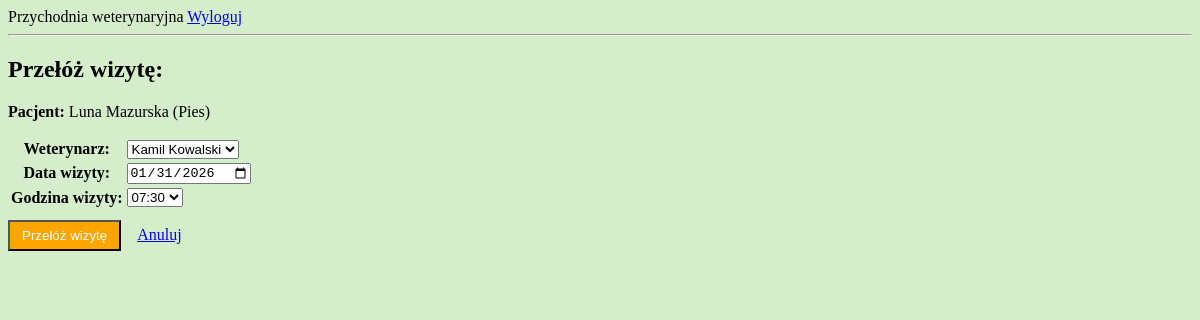
The page /przychodnia/wizyty/13/przeloz/ (signed in) on the database as committed earlier.
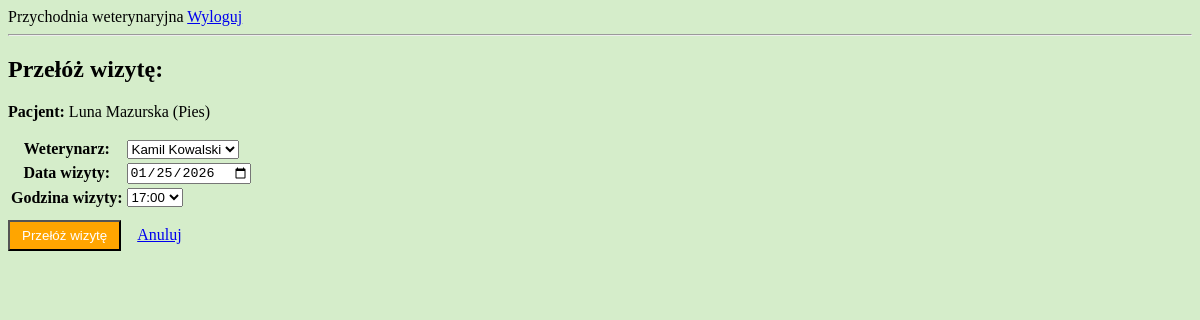
The same page on the database as committed later.
### przychodnia/models.py (models this page shows, shortened)
class Wizyta(models.Model):
    zwierze = models.ForeignKey(Zwierze, on_delete = models.CASCADE)
    weterynarz = models.ForeignKey(Weterynarz, on_delete = models.PROTECT)
    data_wizyty = models.DateField()  # warunek: weterynarz jest dostepny (grafik dostepnosci + inne wizyty)
    godzina_wizyty = models.TimeField()
    status = models.IntegerField(choices = STATUS_WIZYTA.choices, default = STATUS_WIZYTA.Zaplanowana)
    notatka = models.TextField(blank = True)
    class Meta:
        verbose_name_plural = "Wizyty"
        ordering = ['data_wizyty', 'godzina_wizyty', 'status']

class Zwierze(models.Model):
    imie = models.CharField(max_length = 50)
    opiekun = models.ForeignKey(Opiekun, on_delete = models.PROTECT)
    gatunek = models.IntegerField(choices = GATUNEK.choices)
    plec = models.IntegerField(choices = PLEC_ZWIERZE.choices)
    data_urodzenia = models.DateField(blank = True, null = True)
    data_dodania = models.DateTimeField(auto_now_add = True, editable = False)
    class Meta:
        verbose_name_plural = "Zwierzeta"
        ordering = ['opiekun__nazwisko', 'gatunek', 'imie']

class Opiekun(models.Model):
    user = models.OneToOneField(User, on_delete=models.CASCADE)  # polaczenie profilu opiekuna z kontem uzytkownika User
    imie = models.CharField(max_length = 50)
    nazwisko = models.CharField(max_length = 100)
    plec = models.IntegerField(choices = PLEC_OSOBA.choices)
    data_dodania = models.DateTimeField(auto_now_add = True, editable = False)
    class Meta:
        verbose_name_plural = "Opiekunowie"
        ordering = ['nazwisko', 'imie']

### przychodnia/views.py (the view)
# urls.py: path('wizyty/<int:pk>/przeloz/', views.przeloz_wizyte, name='przeloz-wizyte'),
@login_required
def przeloz_wizyte(request, pk):
    user = request.user
    try:
        wizyta = Wizyta.objects.get(id=pk)
    except Wizyta.DoesNotExist:
        return HttpResponse("Wizyta nie istnieje", status=404)
    is_valid, error_response = sprawdz_czy_mozna_zmienic(user, wizyta)
    if not is_valid:
        return error_response
    if request.method == "POST":
        form = WizytaForm(request.POST, instance=wizyta, opiekun=user.opiekun)
        if form.is_valid():
            wizyta = form.save()
            return redirect("lista-wizyt")
    else:
        form = WizytaForm(instance=wizyta, opiekun=user.opiekun)
    form.fields['zwierze'].widget = forms.HiddenInput()
    form.initial['zwierze'] = wizyta.zwierze_id
    return render(request, 'przychodnia/wizyty/przeloz_wizyte.html', {'wizyta': wizyta, 'form': form})

### przychodnia/forms.py (shortened to what this page needs)
class WizytaForm(forms.ModelForm):
    class Meta:
        model = Wizyta
        fields = ["zwierze", "weterynarz", "data_wizyty", "godzina_wizyty"]
        labels = {
            "zwierze": "Pacjent",
        }
        widgets = {
            'data_wizyty': forms.DateInput(attrs={'type': 'date'}),
            'godzina_wizyty': forms.Select(choices=[('', '--:--')] + [(f"{h:02d}:{m:02d}", f"{h:02d}:{m:02d}") for h in range(24) for m in (0, 30)]),
        }
    def __init__(self, *args, **kwargs):
        self.opiekun = kwargs.pop("opiekun")
        initial = kwargs.get('initial', {})
        if kwargs.get('instance') and kwargs['instance'].pk:
            initial['godzina_wizyty'] = kwargs['instance'].godzina_wizyty.strftime("%H:%M")
            kwargs['initial'] = initial
        super().__init__(*args, **kwargs)
        self.fields["zwierze"].queryset = Zwierze.objects.filter(opiekun=self.opiekun)

### przychodnia/models.py (called while the page is built)
    def __str__(self):
        return f"{self.imie} {self.nazwisko}"

### przychodnia/templates/przychodnia/wizyty/przeloz_wizyte.html (shortened to what this page needs)
{% extends "przychodnia/base.html" %}
{% block content %}
<h2>Przełóż wizytę:</h2>
<p><strong>Pacjent:</strong> {{ wizyta.zwierze.imie }} {{ wizyta.zwierze.opiekun.nazwisko }} ({{ wizyta.zwierze.get_gatunek_display }})</p>
<form method="post">
    <table border="0">
        {{ form.as_table }}
    </table>
    <button type="submit" style="background-color: orange; color: white; padding: 6px 12px; margin-top: 10px;">
        Przełóż wizytę
    </button>
    <a href="{% url 'wizyta-detail' pk=wizyta.pk %}" style="padding: 6px 12px;">
        Anuluj
    </a>
</form>
{% endblock %}

Rows that differ between the two databases and show on the page:
changed Wizyta "Kamil Kowalski": data_wizyty "01/31/2026" → "01/25/2026"; godzina_wizyty "07:30" → "17:00"
